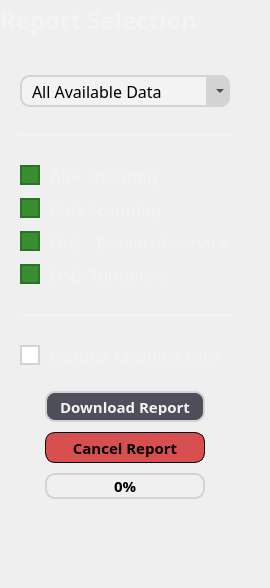
               <widget class="QFrame" name="reportSelectionVerticalFrameOutside">
                <property name="minimumSize">
                 <size>
                  <width>250</width>
                  <height>0</height>
                 </size>
                </property>
                <layout class="QVBoxLayout" name="verticalLayout_16">
                 <property name="spacing">
                  <number>15</number>
                 </property>
                 <property name="leftMargin">
                  <number>0</number>
                 </property>
                 <property name="topMargin">
                  <number>0</number>
                 </property>
                 <property name="rightMargin">
                  <number>10</number>
                 </property>
                 <property name="bottomMargin">
                  <number>20</number>
                 </property>
                 <item>
                  <widget class="QLabel" name="reportSelectionLabel">
                   <property name="minimumSize">
                    <size>
                     <width>180</width>
                     <height>40</height>
                    </size>
                   </property>
                   <property name="maximumSize">
                    <size>
                     <width>16777215</width>
                     <height>16777215</height>
                    </size>
                   </property>
                   <property name="font">
                    <font>
                     <family>Cairo</family>
                     <pointsize>18</pointsize>
                     <weight>75</weight>
                     <bold>true</bold>
                    </font>
                   </property>
                   <property name="styleSheet">
                    <string notr="true">#reportSelectionLabel {
	background-color: transparent;
	color: #f3f3f3;
}</string>
                   </property>
                   <property name="text">
                    <string>Report Selection</string>
                   </property>
                   <property name="alignment">
                    <set>Qt::AlignLeading|Qt::AlignLeft|Qt::AlignVCenter</set>
                   </property>
                   <property name="wordWrap">
                    <bool>false</bool>
                   </property>
                  </widget>
                 </item>
                 <item>
                  <widget class="QFrame" name="reportSelectionVerticalFrameInside">
                   <property name="minimumSize">
                    <size>
                     <width>235</width>
                     <height>0</height>
                    </size>
                   </property>
                   <property name="styleSheet">
                    <string notr="true"/>
                   </property>
                   <layout class="QVBoxLayout" name="verticalLayout_11">
                    <property name="spacing">
                     <number>8</number>
                    </property>
                    <property name="leftMargin">
                     <number>20</number>
                    </property>
                    <property name="topMargin">
                     <number>20</number>
                    </property>
                    <property name="rightMargin">
                     <number>30</number>
                    </property>
                    <property name="bottomMargin">
                     <number>20</number>
                    </property>
                    <item>
                     <widget class="QFrame" name="reportDurationComboBoxFrame">
                      <property name="minimumSize">
                       <size>
                        <width>210</width>
                        <height>32</height>
                       </size>
                      </property>
                      <property name="maximumSize">
                       <size>
                        <width>210</width>
                        <height>32</height>
                       </size>
                      </property>
                      <property name="font">
                       <font>
                        <family>Cairo</family>
                        <pointsize>12</pointsize>
                       </font>
                      </property>
                      <property name="styleSheet">
                       <string notr="true">#reportDurationComboBoxFrame {
    background-color: #f3f3f3;
    color: black;
    border: 2px solid lightgray; 
    border-radius: 10px;
    padding-left: 10px;
}</string>
                      </property>
                      <property name="frameShape">
                       <enum>QFrame::StyledPanel</enum>
                      </property>
                      <property name="frameShadow">
                       <enum>QFrame::Raised</enum>
                      </property>
                      <widget class="QFrame" name="reportDurationComboBoxArrow">
                       <property name="geometry">
                        <rect>
                         <x>186</x>
                         <y>0</y>
                         <width>24</width>
                         <height>32</height>
                        </rect>
                       </property>
                       <property name="minimumSize">
                        <size>
                         <width>24</width>
                         <height>32</height>
                        </size>
                       </property>
                       <property name="maximumSize">
                        <size>
                         <width>22</width>
                         <height>32</height>
                        </size>
                       </property>
                       <property name="font">
                        <font>
                         <family>Cairo</family>
                         <pointsize>12</pointsize>
                        </font>
                       </property>
                       <property name="styleSheet">
                        <string notr="true">#reportDurationComboBoxArrow {
    background-color: lightgray;
    color: black;
    border-top-right-radius: 10px;
    border-bottom-right-radius: 10px;
    padding-left: 10px;
}</string>
                       </property>
                       <property name="frameShape">
                        <enum>QFrame::StyledPanel</enum>
                       </property>
                       <property name="frameShadow">
                        <enum>QFrame::Raised</enum>
                       </property>
                      </widget>
                      <widget class="QComboBox" name="reportDurationComboBox">
                       <property name="enabled">
                        <bool>false</bool>
                       </property>
                       <property name="geometry">
                        <rect>
                         <x>0</x>
                         <y>0</y>
                         <width>210</width>
                         <height>32</height>
                        </rect>
                       </property>
                       <property name="minimumSize">
                        <size>
                         <width>210</width>
                         <height>32</height>
                        </size>
                       </property>
                       <property name="maximumSize">
                        <size>
                         <width>210</width>
                         <height>32</height>
                        </size>
                       </property>
                       <property name="font">
                        <font>
                         <family>Cairo</family>
                         <pointsize>12</pointsize>
                        </font>
                       </property>
                       <property name="cursor">
                        <cursorShape>PointingHandCursor</cursorShape>
                       </property>
                       <property name="toolTip">
                        <string>&lt;html&gt;&lt;head/&gt;&lt;body&gt;&lt;p&gt;Select the time range for the report.&lt;/p&gt;&lt;/body&gt;&lt;/html&gt;</string>
                       </property>
                       <property name="styleSheet">
                        <string notr="true">#reportDurationComboBox {
    background-color: transparent;
    border-radius: 10px;
    border-style: outset;
    border-width: 2px;
    border-color: transparent;	
    padding: 4px;
	padding-left: 10px;
    color: black;
}

#reportDurationComboBox QAbstractItemView {
    background-color:  rgb(245,245,245);
    selection-background-color: rgb(95, 97, 109);
    color: rgb(0, 0, 0);    
    padding: 10px;
    /*background-radius: 10px;
    border-radius: 10px;*/
    padding-left: 5px;
    padding-right: 5px;
}

#reportDurationComboBox QListView{
    outline: 0px;
}</string>
                       </property>
                       <property name="currentIndex">
                        <number>3</number>
                       </property>
                       <item>
                        <property name="text">
                         <string>Last 24 Hours</string>
                        </property>
                       </item>
                       <item>
                        <property name="text">
                         <string>Last 7 Days</string>
                        </property>
                       </item>
                       <item>
                        <property name="text">
                         <string>Last 30 Days</string>
                        </property>
                       </item>
                       <item>
                        <property name="text">
                         <string>All Available Data</string>
                        </property>
                       </item>
                      </widget>
                     </widget>
                    </item>
                    <item>
                     <widget class="Line" name="horizontalLine1">
                      <property name="minimumSize">
                       <size>
                        <width>210</width>
                        <height>40</height>
                       </size>
                      </property>
                      <property name="styleSheet">
                       <string notr="true">#horizontalLine1 {
	color: #f3f3f3;
}</string>
                      </property>
                      <property name="frameShadow">
                       <enum>QFrame::Plain</enum>
                      </property>
                      <property name="lineWidth">
                       <number>2</number>
                      </property>
                      <property name="orientation">
                       <enum>Qt::Horizontal</enum>
                      </property>
                     </widget>
                    </item>
                    <item>
                     <widget class="QCheckBox" name="arpSpoofingCheckBox">
                      <property name="maximumSize">
                       <size>
                        <width>16777215</width>
                        <height>30</height>
                       </size>
                      </property>
                      <property name="font">
                       <font>
                        <family>Cairo</family>
                        <pointsize>13</pointsize>
                       </font>
                      </property>
                      <property name="cursor">
                       <cursorShape>PointingHandCursor</cursorShape>
                      </property>
                      <property name="styleSheet">
                       <string notr="true">#arpSpoofingCheckBox {
    spacing: 10px; /* Space between checkbox and text */
    color: #f3f3f3; /* Optional: Adjust text color */
}

QCheckBox::indicator {
    width: 16px;  /* Increase checkbox size */
    height: 16px;
}

/* Style the checkbox when checked */
QCheckBox::indicator:checked {
    background-color: #3a8e32; /* Change color when checked */
    border: 2px solid #2e7128;
}

/* Style the checkbox when unchecked */
QCheckBox::indicator:unchecked {
    background-color: white;
    border: 2px solid lightgray;
}

/* Hover effect */
QCheckBox::indicator:hover {
    border: 2px solid #4d9946;
}</string>
                      </property>
                      <property name="text">
                       <string>ARP Spoofing</string>
                      </property>
                      <property name="checked">
                       <bool>true</bool>
                      </property>
                     </widget>
                    </item>
                    <item>
                     <widget class="QCheckBox" name="portScanningCheckBox">
                      <property name="maximumSize">
                       <size>
                        <width>16777215</width>
                        <height>30</height>
                       </size>
                      </property>
                      <property name="font">
                       <font>
                        <family>Cairo</family>
                        <pointsize>13</pointsize>
                       </font>
                      </property>
                      <property name="cursor">
                       <cursorShape>PointingHandCursor</cursorShape>
                      </property>
                      <property name="styleSheet">
                       <string notr="true">#portScanningCheckBox {
    spacing: 10px; /* Space between checkbox and text */
    color: #f3f3f3; /* Optional: Adjust text color */
}

QCheckBox::indicator {
    width: 16px;  /* Increase checkbox size */
    height: 16px;
}

/* Style the checkbox when checked */
QCheckBox::indicator:checked {
    background-color: #3a8e32; /* Change color when checked */
    border: 2px solid #2e7128;
}

/* Style the checkbox when unchecked */
QCheckBox::indicator:unchecked {
    background-color: white;
    border: 2px solid lightgray;
}

/* Hover effect */
QCheckBox::indicator:hover {
    border: 2px solid #4d9946;
}</string>
                      </property>
                      <property name="text">
                       <string>Port Scanning</string>
                      </property>
                      <property name="checked">
                       <bool>true</bool>
                      </property>
                     </widget>
                    </item>
                    <item>
                     <widget class="QCheckBox" name="denialOfServiceCheckBox">
                      <property name="maximumSize">
                       <size>
                        <width>16777215</width>
                        <height>30</height>
                       </size>
                      </property>
                      <property name="font">
                       <font>
                        <family>Cairo</family>
                        <pointsize>13</pointsize>
                       </font>
                      </property>
                      <property name="cursor">
                       <cursorShape>PointingHandCursor</cursorShape>
                      </property>
                      <property name="styleSheet">
                       <string notr="true">#denialOfServiceCheckBox {
    spacing: 10px; /* Space between checkbox and text */
    color: #f3f3f3; /* Optional: Adjust text color */
}

QCheckBox::indicator {
    width: 16px;  /* Increase checkbox size */
    height: 16px;
}

/* Style the checkbox when checked */
QCheckBox::indicator:checked {
    background-color: #3a8e32; /* Change color when checked */
    border: 2px solid #2e7128;
}

/* Style the checkbox when unchecked */
QCheckBox::indicator:unchecked {
    background-color: white;
    border: 2px solid lightgray;
}

/* Hover effect */
QCheckBox::indicator:hover {
    border: 2px solid #4d9946;
}</string>
                      </property>
                      <property name="text">
                       <string>DoS - Denial of Service</string>
                      </property>
                      <property name="checked">
                       <bool>true</bool>
                      </property>
                     </widget>
                    </item>
                    <item>
                     <widget class="QCheckBox" name="dnsTunnelingCheckBox">
                      <property name="maximumSize">
                       <size>
                        <width>16777215</width>
                        <height>30</height>
                       </size>
                      </property>
                      <property name="font">
                       <font>
                        <family>Cairo</family>
                        <pointsize>13</pointsize>
                       </font>
                      </property>
                      <property name="cursor">
                       <cursorShape>PointingHandCursor</cursorShape>
                      </property>
                      <property name="styleSheet">
                       <string notr="true">#dnsTunnelingCheckBox {
    spacing: 10px; /* Space between checkbox and text */
    color: #f3f3f3; /* Optional: Adjust text color */
}

QCheckBox::indicator {
    width: 16px;  /* Increase checkbox size */
    height: 16px;
}

/* Style the checkbox when checked */
QCheckBox::indicator:checked {
    background-color: #3a8e32; /* Change color when checked */
    border: 2px solid #2e7128;
}

/* Style the checkbox when unchecked */
QCheckBox::indicator:unchecked {
    background-color: white;
    border: 2px solid lightgray;
}

/* Hover effect */
QCheckBox::indicator:hover {
    border: 2px solid #4d9946;
}</string>
                      </property>
                      <property name="text">
                       <string>DNS Tunneling</string>
                      </property>
                      <property name="checked">
                       <bool>true</bool>
                      </property>
                     </widget>
                    </item>
                    <item>
                     <widget class="Line" name="horizontalLine2">
                      <property name="minimumSize">
                       <size>
                        <width>0</width>
                        <height>40</height>
                       </size>
                      </property>
                      <property name="styleSheet">
                       <string notr="true">#horizontalLine2 {
 color: #f3f3f3
}</string>
                      </property>
                      <property name="frameShadow">
                       <enum>QFrame::Plain</enum>
                      </property>
                      <property name="lineWidth">
                       <number>2</number>
                      </property>
                      <property name="orientation">
                       <enum>Qt::Horizontal</enum>
                      </property>
                     </widget>
                    </item>
                    <item>
                     <widget class="QCheckBox" name="machineInfoCheckBox">
                      <property name="maximumSize">
                       <size>
                        <width>16777215</width>
                        <height>30</height>
                       </size>
                      </property>
                      <property name="font">
                       <font>
                        <family>Cairo</family>
                        <pointsize>13</pointsize>
                       </font>
                      </property>
                      <property name="cursor">
                       <cursorShape>PointingHandCursor</cursorShape>
                      </property>
                      <property name="styleSheet">
                       <string notr="true">QCheckBox::indicator {
    width: 16px;  /* Increase checkbox size */
    height: 16px;
}

QCheckBox {
    spacing: 10px; /* Space between checkbox and text */
    color: #f3f3f3; /* Optional: Adjust text color */
}

/* Style the checkbox when checked */
QCheckBox::indicator:checked {
    background-color: #3a8e32; /* Change color when checked */
    border: 2px solid #2e7128;
}

/* Style the checkbox when unchecked */
QCheckBox::indicator:unchecked {
    background-color: white;
    border: 2px solid lightgray;
}

/* Hover effect */
QCheckBox::indicator:hover {
    border: 2px solid #4d9946;
}</string>
                      </property>
                      <property name="text">
                       <string>Include Machine Info</string>
                      </property>
                     </widget>
                    </item>
                    <item>
                     <widget class="QFrame" name="downloadReportButtonVerticalFrame">
                      <property name="maximumSize">
                       <size>
                        <width>16777215</width>
                        <height>16777215</height>
                       </size>
                      </property>
                      <property name="layoutDirection">
                       <enum>Qt::LeftToRight</enum>
                      </property>
                      <layout class="QVBoxLayout" name="verticalLayout_26">
                       <property name="spacing">
                        <number>10</number>
                       </property>
                       <property name="sizeConstraint">
                        <enum>QLayout::SetDefaultConstraint</enum>
                       </property>
                       <property name="leftMargin">
                        <number>25</number>
                       </property>
                       <property name="topMargin">
                        <number>15</number>
                       </property>
                       <property name="rightMargin">
                        <number>25</number>
                       </property>
                       <property name="bottomMargin">
                        <number>9</number>
                       </property>
                       <item>
                        <widget class="QPushButton" name="downloadReportPushButton">
                         <property name="maximumSize">
                          <size>
                           <width>160</width>
                           <height>31</height>
                          </size>
                         </property>
                         <property name="font">
                          <font>
                           <family>Cairo</family>
                           <pointsize>11</pointsize>
                           <weight>75</weight>
                           <bold>true</bold>
                          </font>
                         </property>
                         <property name="cursor">
                          <cursorShape>PointingHandCursor</cursorShape>
                         </property>
                         <property name="toolTip">
                          <string>&lt;html&gt;&lt;head/&gt;&lt;body&gt;&lt;p&gt;Download the report now.&lt;/p&gt;&lt;/body&gt;&lt;/html&gt;</string>
                         </property>
                         <property name="styleSheet">
                          <string notr="true">#downloadReportPushButton  {
    background-color: #4E4F5A; 
    border: 2px solid lightgray;  
    border-radius: 10px;         
    padding: 5px;                  
    color: #f3f3f3;       
}

#downloadReportPushButton:hover {
    background-color: #464751; 
	border-color: #D7D7D7;
}

#downloadReportPushButton:pressed {
    background-color: #383840; 
	border-color:#D7D7D7;
}</string>
                         </property>
                         <property name="text">
                          <string>Download Report</string>
                         </property>
                        </widget>
                       </item>
                       <item>
                        <widget class="QPushButton" name="cancelReportPushButton">
                         <property name="maximumSize">
                          <size>
                           <width>160</width>
                           <height>31</height>
                          </size>
                         </property>
                         <property name="font">
                          <font>
                           <family>Cairo</family>
                           <pointsize>11</pointsize>
                           <weight>75</weight>
                           <bold>true</bold>
                          </font>
                         </property>
                         <property name="cursor">
                          <cursorShape>PointingHandCursor</cursorShape>
                         </property>
                         <property name="toolTip">
                          <string>&lt;html&gt;&lt;head/&gt;&lt;body&gt;&lt;p&gt;Cancel report creation.&lt;/p&gt;&lt;/body&gt;&lt;/html&gt;</string>
                         </property>
                         <property name="styleSheet">
                          <string notr="true">#cancelReportPushButton  {
    background-color: #D84F4F; 
    border: 1px solid black;  
    border-radius: 10px;         
    padding: 5px;                       
    color: black;       
}

#cancelReportPushButton:hover {
     background-color: #DB6060;
}

 #cancelReportPushButton:pressed {
    background-color: #AC3f3F;
}</string>
                         </property>
                         <property name="text">
                          <string>Cancel Report</string>
                         </property>
                        </widget>
                       </item>
                       <item>
                        <widget class="QProgressBar" name="reportProgressBar">
                         <property name="sizePolicy">
                          <sizepolicy hsizetype="Preferred" vsizetype="Fixed">
                           <horstretch>0</horstretch>
                           <verstretch>0</verstretch>
                          </sizepolicy>
                         </property>
                         <property name="maximumSize">
                          <size>
                           <width>160</width>
                           <height>26</height>
                          </size>
                         </property>
                         <property name="font">
                          <font>
                           <family>Cairo</family>
                           <pointsize>11</pointsize>
                           <weight>75</weight>
                           <bold>true</bold>
                          </font>
                         </property>
                         <property name="toolTip">
                          <string>&lt;html&gt;&lt;head/&gt;&lt;body&gt;&lt;p&gt;Report creation progress.&lt;/p&gt;&lt;/body&gt;&lt;/html&gt;</string>
                         </property>
                         <property name="styleSheet">
                          <string notr="true">#reportProgressBar {
    border: 2px solid #d3d3d3;
    border-radius: 10px;
    background-color: #f0f0f0;
    text-align: center;         
    font-weight: bold;
    color: black;
}

#reportProgressBar::chunk {
    background-color: #3a8e32;
    border-radius: 10px;
}
</string>
                         </property>
                         <property name="value">
                          <number>0</number>
                         </property>
                        </widget>
                       </item>
                      </layout>
                     </widget>
                    </item>
                    <item>
                     <spacer name="ReportVerticalSpacer">
                      <property name="orientation">
                       <enum>Qt::Vertical</enum>
                      </property>
                      <property name="sizeHint" stdset="0">
                       <size>
                        <width>20</width>
                        <height>40</height>
                       </size>
                      </property>
                     </spacer>
                    </item>
                   </layout>
                  </widget>
                 </item>
                </layout>
               </widget>
